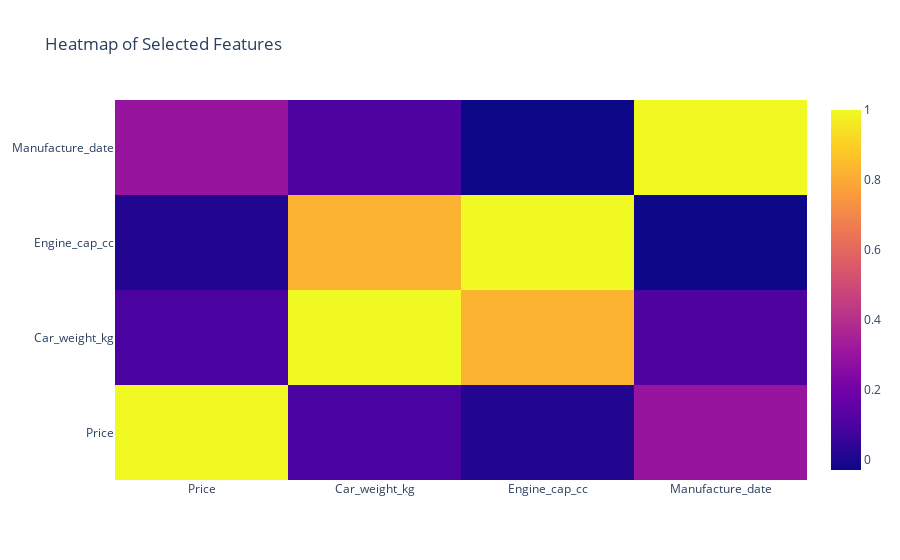

Notebook code for this chart:
### Markdown cell above
# **Heatmap with plotly**

Step 1: Import plotly.graph_objs.

Step 2: Select relevant columns from cars_data for the heatmap *(remember must be numerical!)*.

Step 3: Calculate the correlation matrix using .corr().

Step 4: Create the heatmap with go.Heatmap() using the correlation matrix and set colorscale.

Step 5: Create a figure, add the heatmap, set the title, and display it with fig.show().

### Code cell
# Step 1: Import plotly.graph_objs
import plotly.graph_objs as go

# Step 2: Select the relevant columns for the heatmap
selected_columns = cars_data[['Price', 'Car_weight_kg', 'Engine_cap_cc', 'Manufacture_date']]

# Step 3: Calculate the correlation matrix for the selected columns
correlation_matrix = selected_columns.corr()

# Step 4: Creating the heatmap using go.Heatmap() and correlation matrix
heatmap = go.Heatmap(
    z=correlation_matrix.values,
    x=correlation_matrix.columns,
    y=correlation_matrix.index,
    colorscale='Plasma'
)

# Step 5: Create a figure containing the heatmap, update the layout with a title, and display the heatmap
fig = go.Figure(data=[heatmap])
fig.update_layout(title='Heatmap of Selected Features')
fig.show()

### Figure 1 — Plotly figure (JSON) as saved in the notebook; plotly's stock layout.template omitted (floating-point values rounded to 4 significant figures)
{"data": [{"colorscale": [[0, "#0d0887"], [0.1111, "#46039f"], [0.2222, "#7201a8"], [0.3333, "#9c179e"], [0.4444, "#bd3786"], [0.5556, "#d8576b"], [0.6667, "#ed7953"], [0.7778, "#fb9f3a"], [0.8889, "#fdca26"], [1, "#f0f921"]], "type": "heatmap", "x": ["Price", "Car_weight_kg", "Engine_cap_cc", "Manufacture_date"], "y": ["Price", "Car_weight_kg", "Engine_cap_cc", "Manufacture_date"], "z": [[1, 0.0952, 0.01527, 0.3005], [0.0952, 1, 0.8233, 0.107], [0.01527, 0.8233, 1, -0.02854], [0.3005, 0.107, -0.02854, 1]]}], "layout": {"title": {"text": "Heatmap of Selected Features"}}}
